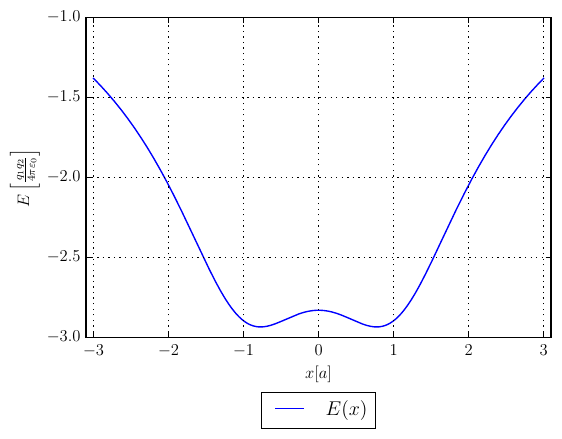

Reproduce this figure in Python.
import numpy as np
from matplotlib import pyplot as plt
from matplotlib import lines
linestyles = ['-', '--', '-.', ':']

plt.rc("text", usetex=True)

x, E= np.loadtxt("Energie.txt", unpack=True)

fig = plt.figure(figsize=(6,4))
plt.plot(x, E, label=r"$E(x)$")
plt.ylim(-3, -1)
plt.xlim(-3.1, 3.1)
plt.ylabel(r"$E\left[\frac{q_1 q_2}{4\pi\varepsilon_0}\right]$")
plt.xlabel(r"$x[a]$")
plt.grid()
plt.legend(loc="upper center", bbox_to_anchor=(0.5, -0.14), ncol=2)

plt.savefig("Energie.pdf", bbox_inches="tight")
